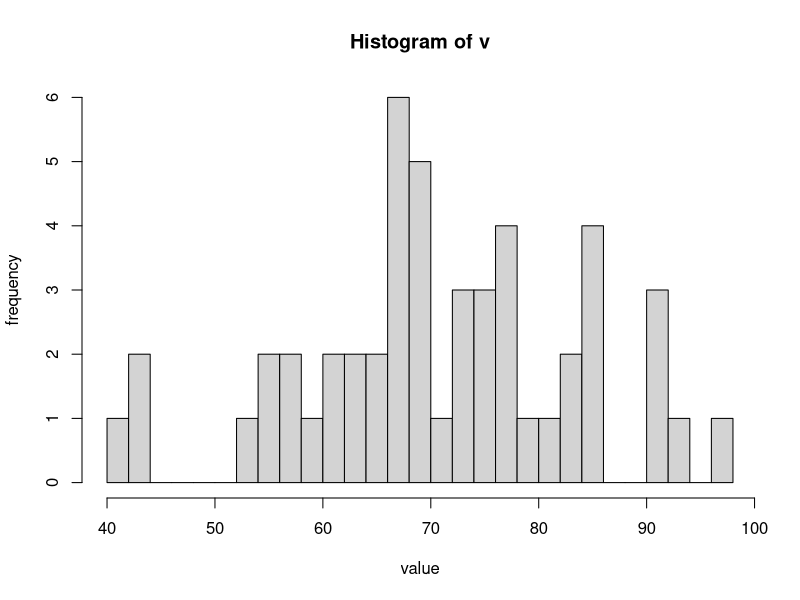

The R source for this figure: (Note: this script raises an error after producing the figure.)
# library(ggplot2, help, pos = 2, lib.loc = NULL)

d <- read.table('week2-data.txt') # 読み込む
v <- d$V1 # V1の値列のみを抜き出す
dm <- mean(v) # その平均を求める
ds <- sd(v) # その標準偏差を求める
dv <- var(v)

g <- hist(v, breaks=25, xlab="value", ylab="frequency")

# g <- ggplot(d, aes(x = V1))
# g <- g + geom_histogram(binwidth=25)
# plot(g)

# xfit <- seq(min(v), max(v), length=50)
curve(dnorm(xfit, dm, dv), min(v), max(v), add=T, col="red")
# lines(density(v), col="red") #ぺったんこ

arrows(dm-ds, 0.5, dm+ds, code=3, col="red", lwd=2)
segments(dm, 0, y1=6, col="red", lwd=2)
text(cex=1.5, dm-ds, 0.2, "平均-標準偏差")
text(cex=1.5, dm+ds, 0.2, "平均+標準偏差")
text(cex=1.5, dm+4, 5.7, "平均")

